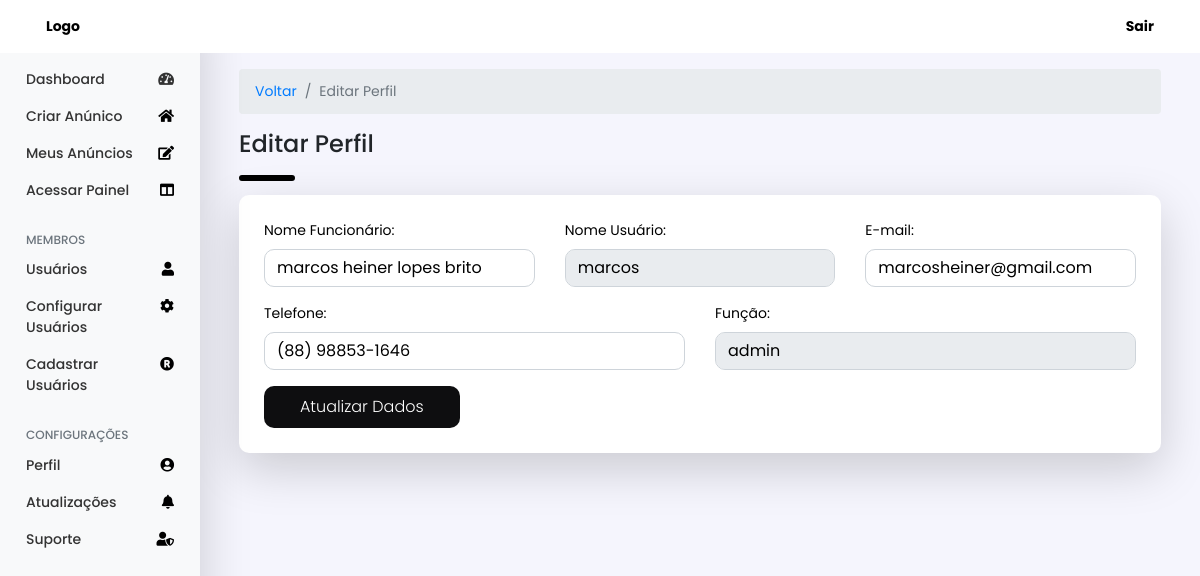
Page /pages/edit_perfil.php?id=1 (signed in) on the committed database.
### tables this page shows
CREATE TABLE `usuario` (
  `id` int(11) NOT NULL,
  `nome_usuario` varchar(250) NOT NULL,
  `nome_funcionario` varchar(250) NOT NULL,
  `email_user` varchar(255) NOT NULL,
  `telefone_user` varchar(255) NOT NULL,
  `senha` varchar(255) NOT NULL,
  `funcao` enum('funcionário','admin') NOT NULL,
  `data_cadastro` datetime NOT NULL
);

### pages/edit_perfil.php (the view, shortened to what this page needs)
<?php
   include "../config/conn.php";
   if (isset($_SESSION['nome_usuario']) && isset($_SESSION['id'])) {   ?>
<?php include_once '../includes/menudashboard.php'; ?>
        <?php
        if (isset($_GET['id'])) {
            $id_user_edit = mysqli_escape_string($conn, $_GET['id']);
            $sql_edit = "SELECT * FROM usuario WHERE id ='$id_user_edit'";
            $result_edit = mysqli_query($conn, $sql_edit);
            $get_dados_for_edit = mysqli_fetch_array($result_edit);
        }
        ?>
<main role="main" class="mt-5 col-md-9 ml-sm-auto col-lg-10 px-md-4">
<br>
        <div class="container-fluid">
            <nav aria-label="breadcrumb">
                <ol class="breadcrumb">
                    <li class="breadcrumb-item"><a href="../pages/perfil.php">Voltar</a></li>
                    <li class="breadcrumb-item active" aria-current="page">Editar Perfil</li>
                </ol>
            </nav>
            <h1 class="h4 mb-3">Editar Perfil</h1>
            <hr class="linha-black">
            <div>
                <div class="background-form-cad shadow-lg">
                    <form action="../routes/edit_perfil.php" method="POST">
                        <div class="row mb-3">
                            <div class="col">
                                <label>Nome Funcionário:</label>
                                <input type="text" name="nome_funcionario" placeholder="Nome Completo" class="form-control" value="<?php echo $get_dados_for_edit['nome_funcionario']; ?>" required>
                            </div>
                            <div class="col">
                                <label>Nome Usuário:</label>
                                <input type="text" name="nome_usuario" placeholder="Usuário" class="form-control" value="<?php echo $get_dados_for_edit['nome_usuario']; ?>" disabled>
                            </div>
                            <div class="col">
                                <label>E-mail:</label>
                                <input type="email" name="email_user" placeholder="examplo@mail.com" class="form-control" value="<?php echo $get_dados_for_edit['email_user']; ?>" required>
                            </div>
                        </div>
                        <div class="row mb-3">
                            <div class="col">
                                <label>Telefone:</label>
                                <input type="text" class="form-control" name="telefone_user" placeholder="(00) 90000-0000" id="telefone" value="<?php echo $get_dados_for_edit['telefone_user']; ?>" required>
                            </div>
                            <div class="col">
                                <label>Função:</label>
                                <input type="text" class="form-control" name="funcao_user" value="<?php echo $get_dados_for_edit['funcao']; ?>" disabled>
                            </div>
                        </div>
                        <div class="row">
                            <div class="col-xl-3 col-md-6">
                                <button type="submit" name="btn-atualizar" class="w-100 btn btn-cadastrar btn-lg">Atualizar Dados</button>
                            </div>
                        </div>
                    </form>
                </div>
            </div>
        </div>
</main>
<?php include_once '../includes/footer.php'; ?>
<?php }else{
	header("Location: ../pages/area_login.php");
} ?>

### assets/css/style.css (style rules this page uses)
* { font-family: 'Poppins', sans-serif; }
body { background-color: #f5f5fd; margin: 0; font-size: .875rem; }
h1, h2, h3, h4, h5, h6 { margin-bottom: 0; }
.linha-black { max-width: 50px; margin: 0px; margin-bottom: 1em; border: solid 3px; border-color: rgb(0, 0, 0); background-color: rgb(0,0,0); border-radius: 15px; opacity: 100%; }
label { color: black; }
.form-control { border-radius: 10px; background-color: #fff; color: black; }
.btn-cadastrar { background-color: #0e0e10; font-weight: 300; border-radius: 10px; color: white; border-radius: 10px; font-size: 16px; }
.background-form-cad { background-color: #fff; padding: 25px; border-radius: 10px; }

### rows in the picture
usuario: nome_funcionario "marcos heiner lopes brito", nome_usuario "marcos", email_user "marcosheiner@gmail.com", telefone_user "(88) 98853-1646", funcao_user "admin"
